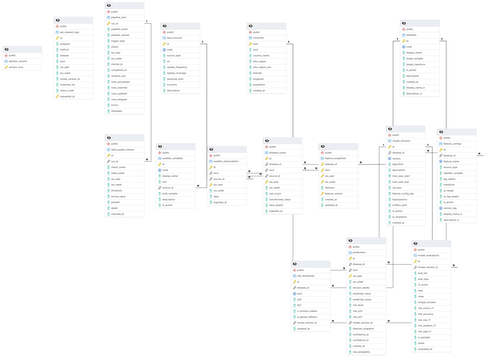
#> input picture docs/diagrams/erd_v2.png, 489 x 361 px, shrunk from 3225 x 2382 before the run
$ python sharpen_erd.py
#> lines starting #> are read from the running program, lines starting #| are printed output that depends on the picture
"""
Làm nét + làm đậm ảnh ERD pgAdmin (erd_v2.png) MÀ KHÔNG vẽ lại, không thêm gì.
Pipeline: upscale 2x (Lanczos) -> làm đậm nét chữ (min-filter) -> tăng tương phản
          -> unsharp mask. Giữ nguyên 100% bố cục, bảng, cột, liên kết.

Output: docs/diagrams/erd_v2_sharp.png
"""
from pathlib import Path
from PIL import Image, ImageFilter, ImageEnhance

ROOT = Path(__file__).resolve().parent.parent
SRC  = ROOT / 'docs' / 'diagrams' / 'erd_v2.png'
DST  = ROOT / 'docs' / 'diagrams' / 'erd_v2_sharp.png'

SCALE = 2  # phóng to 2x để in nét

img = Image.open(SRC).convert('RGB')
w, h = img.size
#> w = 489; h = 361
print(f'Goc: {w}x{h}')
#| Goc: 489x361

# 1. Upscale 2x bằng Lanczos (thuat toan resample chat luong cao)
img = img.resize((w * SCALE, h * SCALE), Image.LANCZOS)
#> img: PIL image 978x722 RGB

# 2. Lam dam net chu/duong: MinFilter lam day cac pixel toi (chu den tren nen trang)
#    size=3 tren anh da phong to => net chu day len mot chut, khong vo
img = img.filter(ImageFilter.MinFilter(3))
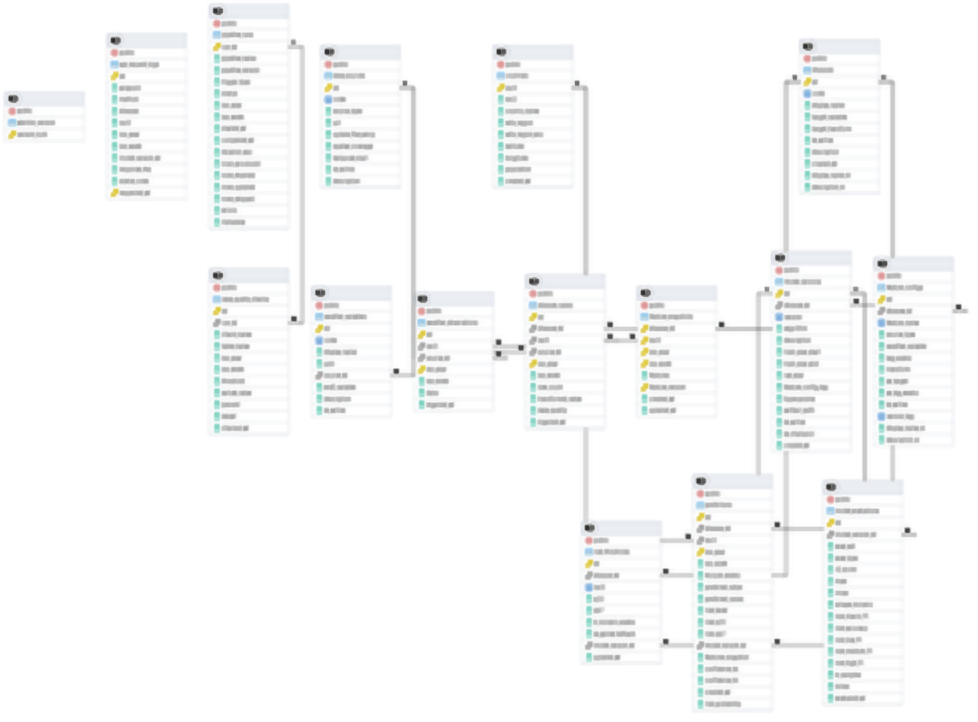
#> img: PIL image 978x722 RGB; mean R, G, B 248.2, 249, 249

# 3. Tang tuong phan => chu xam nhat thanh dam hon, nen trang sach hon
img = ImageEnhance.Contrast(img).enhance(1.35)
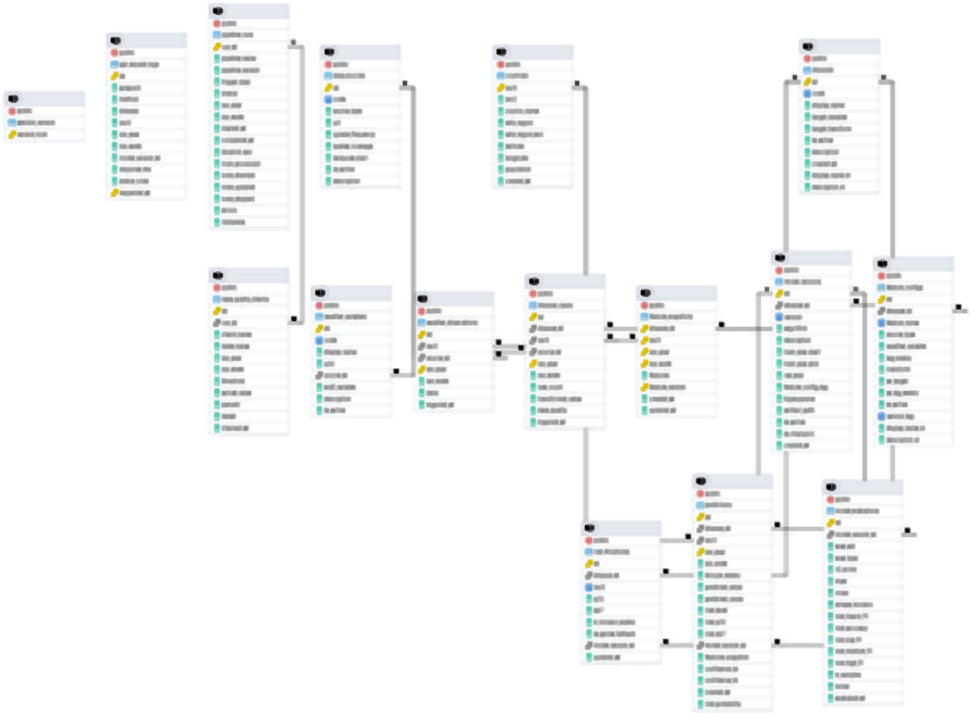
#> img: PIL image 978x722 RGB; mean R, G, B 246.4, 247.5, 247.5

# 4. Unsharp mask => vien chu/duong sac net
img = img.filter(ImageFilter.UnsharpMask(radius=2, percent=160, threshold=2))
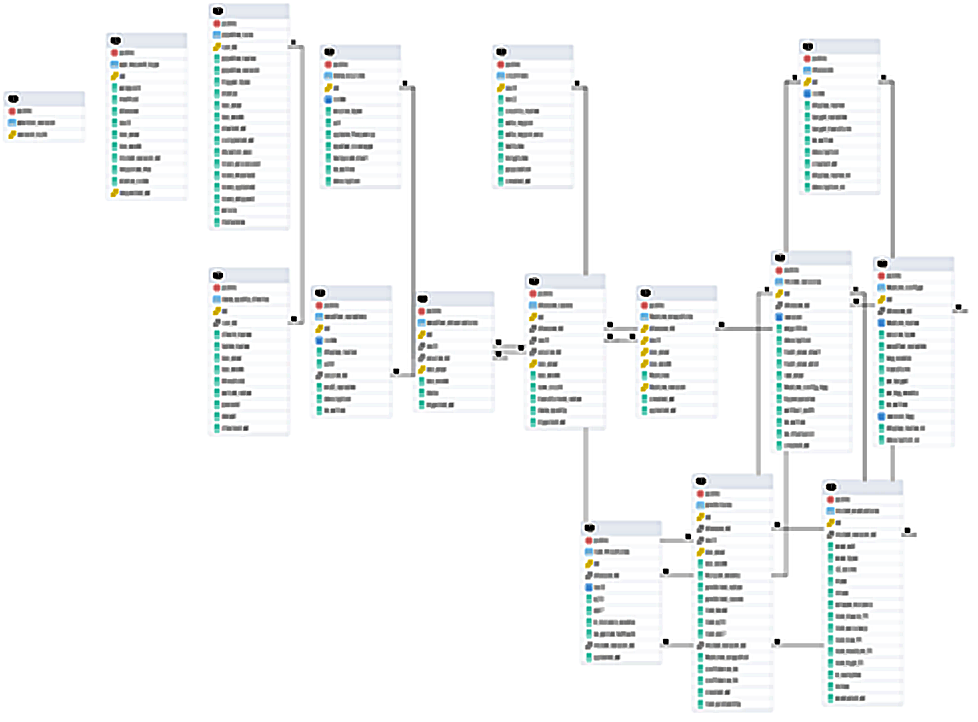
#> img: PIL image 978x722 RGB; mean R, G, B 245, 246.2, 246.2

# Luu o 300 DPI de chen bao cao in net
img.save(DST, dpi=(300, 300))
print(f'Xong: {DST}  ({img.size[0]}x{img.size[1]})')
#| Xong: docs/diagrams/erd_v2_sharp.png  (978x722)

$ run again, with docs/diagrams/erd_v3.png copied over docs/diagrams/erd_v2.png
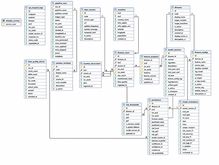
#> input picture docs/diagrams/erd_v3.png, 219 x 165 px, shrunk from 1448 x 1086 before the run
#> img is the input picture: PIL image 219x165 RGB; mean R, G, B 240.6, 241.6, 242.4
#| Goc: 219x165
#> `img = ImageEnhance.Contrast(img).enhance(1.35)`:
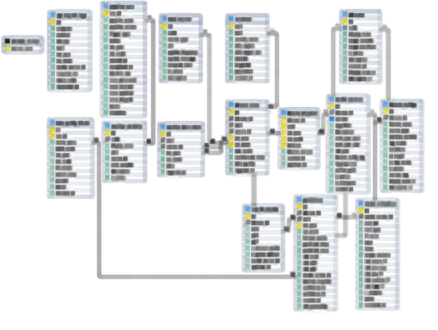
#> img: PIL image 438x330 RGB; mean R, G, B 226, 228, 228.7
#> `img = img.filter(ImageFilter.UnsharpMask(radius=2, percent=160, thresh..`:
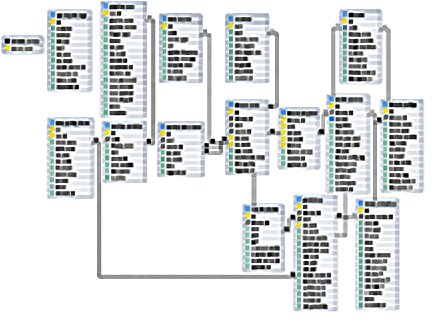
#> img: PIL image 438x330 RGB; mean R, G, B 222.4, 224.5, 225
#| Xong: docs/diagrams/erd_v2_sharp.png  (438x330)

$ run again, with docs/diagrams/6.7b.png copied over docs/diagrams/erd_v2.png
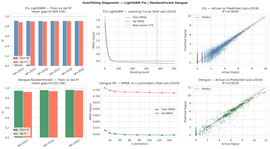
#> input picture docs/diagrams/6.7b.png, 270 x 149 px, shrunk from 1784 x 982 before the run
#| Goc: 270x149
#> `img = ImageEnhance.Contrast(img).enhance(1.35)`:
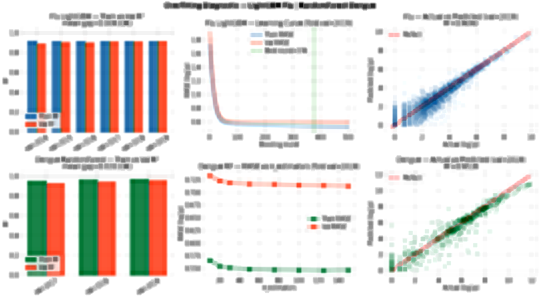
#> img: PIL image 540x298 RGB; mean R, G, B 225.2, 221.5, 218.7
#> `img = img.filter(ImageFilter.UnsharpMask(radius=2, percent=160, thresh..`:
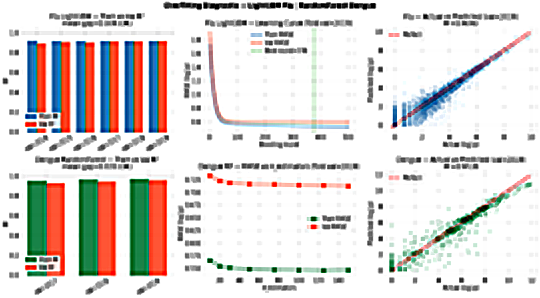
#> img: PIL image 540x298 RGB; mean R, G, B 221.2, 216.7, 214.2
#| Xong: docs/diagrams/erd_v2_sharp.png  (540x298)

$ run again, with docs/diagrams/Biểu đồ không có tiêu đề.drawio (1).png copied over docs/diagrams/erd_v2.png
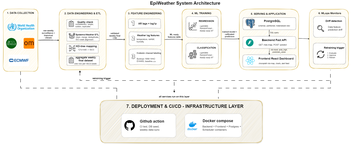
#> input picture docs/diagrams/Biểu đồ không có tiêu đề.drawio (1).png, 355 x 144 px, shrunk from 2341 x 948 before the run
#| Goc: 355x144
#> `img = ImageEnhance.Contrast(img).enhance(1.35)`:
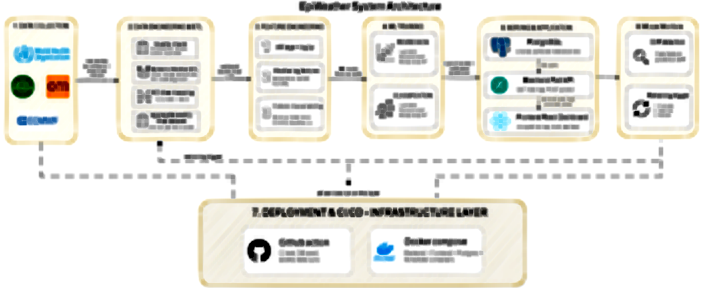
#> img: PIL image 710x288 RGB; mean R, G, B 234.2, 233.4, 227.9
#> `img = img.filter(ImageFilter.UnsharpMask(radius=2, percent=160, thresh..`:
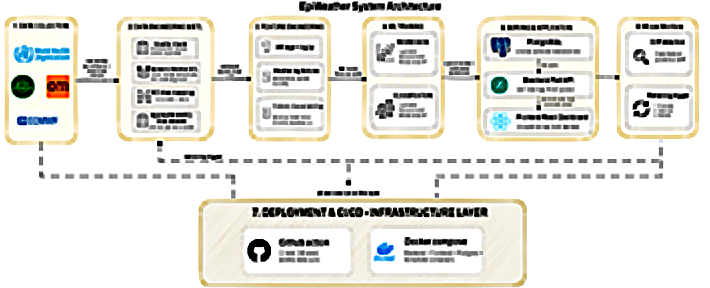
#> img: PIL image 710x288 RGB; mean R, G, B 230.8, 229.7, 224.1
#| Xong: docs/diagrams/erd_v2_sharp.png  (710x288)
